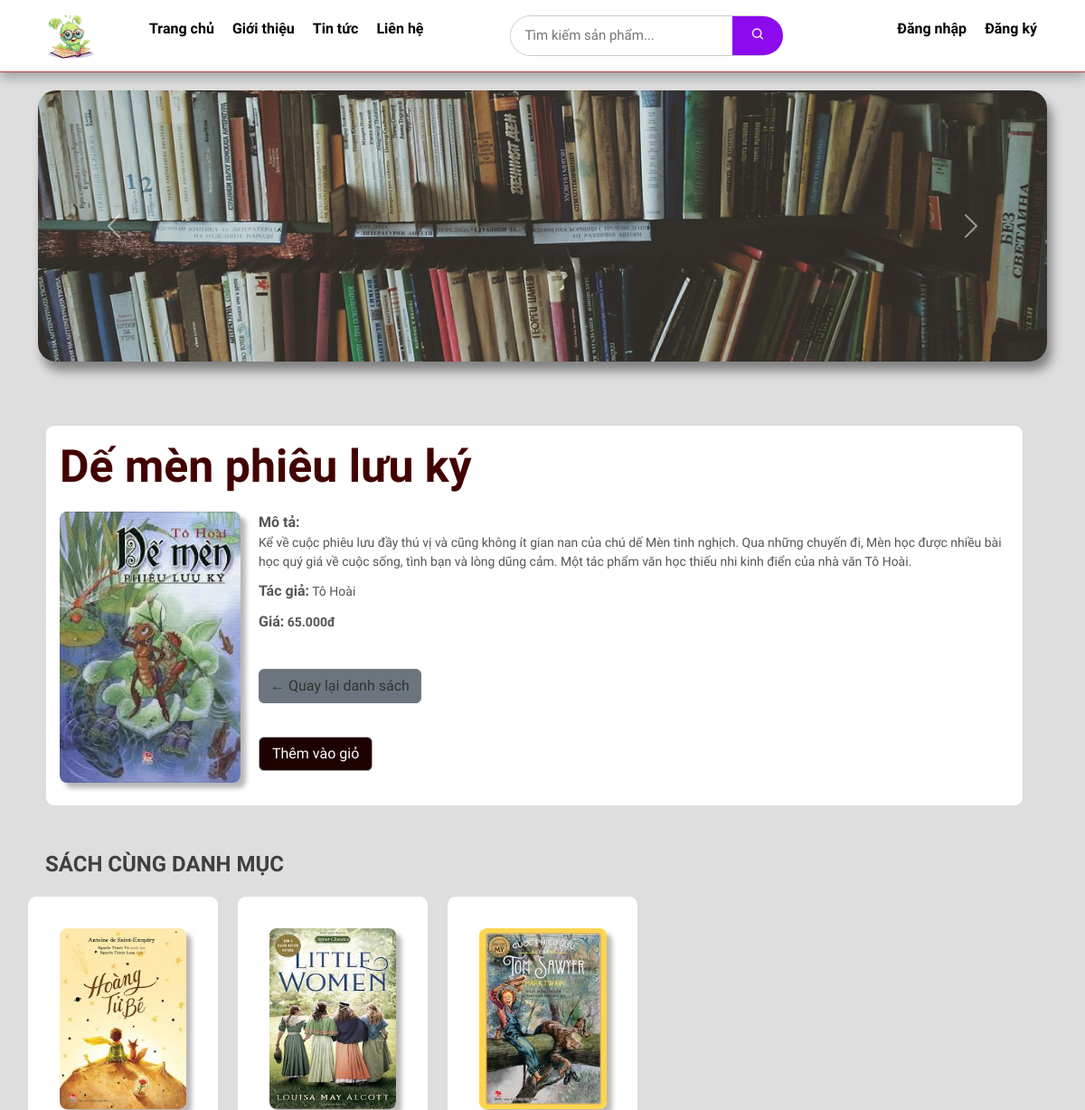
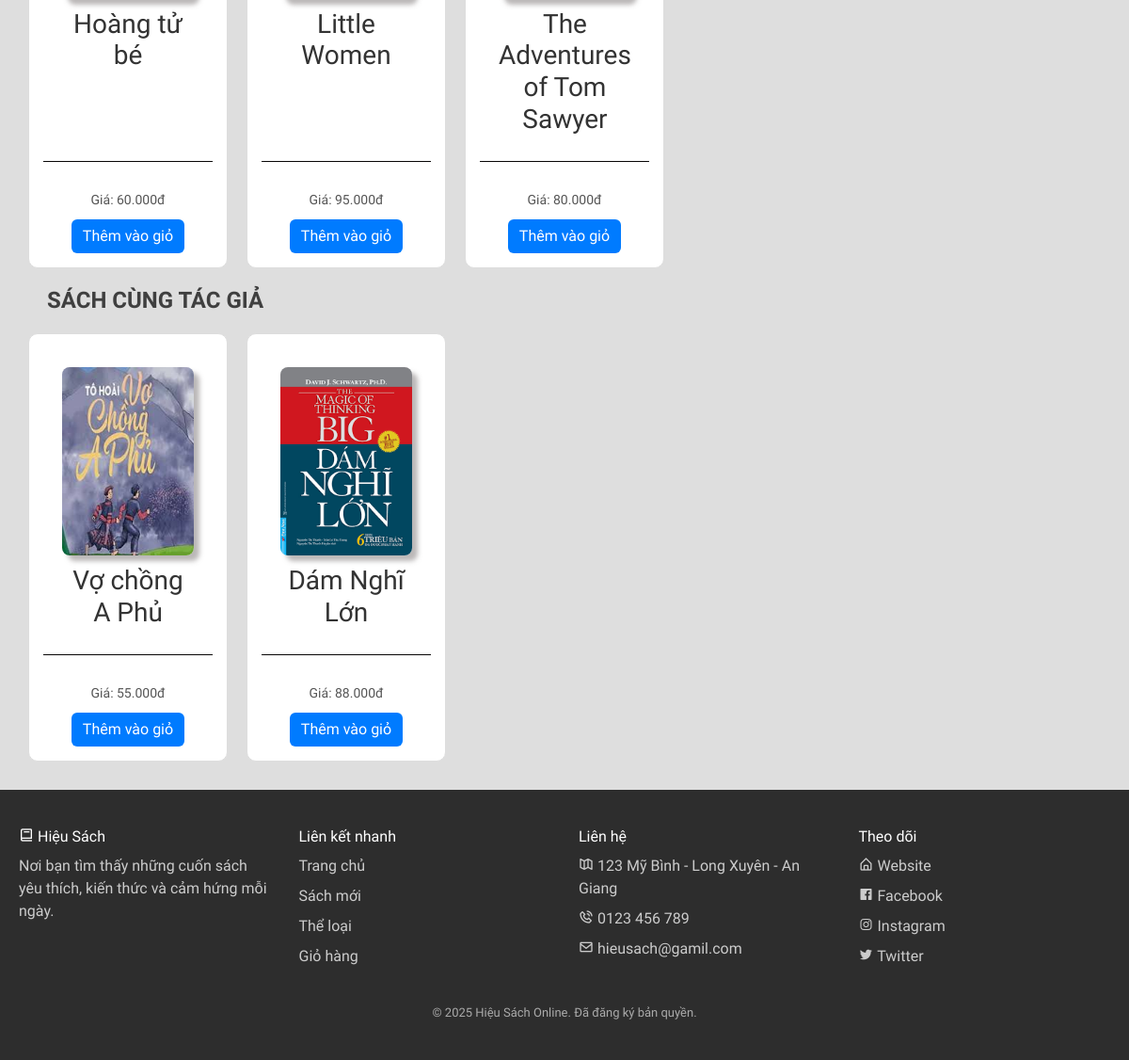
Page /index.php?id=S0002 on the committed database (2 pictures, top to bottom).
### tables this page shows
CREATE TABLE SACH (
	MASACH			VARCHAR(10) PRIMARY KEY,
	TENSACH			VARCHAR(255),
	GIAGOC			DOUBLE,
	KHUYENMAI		DOUBLE DEFAULT 0,
	SOLUONGTON		INT,
	ANHBIA			VARCHAR(255),
	NOIDUNG			VARCHAR(255),
	MATHELOAI		VARCHAR(10),
	MANXB			VARCHAR(10),
	MATACGIA		VARCHAR(10),
	FOREIGN KEY (MATHELOAI) REFERENCES THELOAI(MATHELOAI),
	FOREIGN KEY (MANXB) REFERENCES NHAXUATBAN(MANXB),
	FOREIGN KEY (MATACGIA) REFERENCES TACGIA(MATACGIA)
);

CREATE TABLE TACGIA (
	MATACGIA		VARCHAR(10) PRIMARY KEY,
	TENTACGIA		VARCHAR(50)
);

### dbprocess.php (called while the page is built, shortened)
<?php
    include_once("config.php");
    function executePreparedSingleResult($sql) {
        global $conn;
        $result = mysqli_query($conn, $sql);
        $row = mysqli_fetch_array($result);
        return $row;
    }
    function executeResults($sql) {
        global $conn;
        $result = mysqli_query($conn, $sql);
        $data = [];
        while ($row = mysqli_fetch_array($result)) {
            $data[] = $row;
        }
        return $data;
    }
?>

### page/detail_book.php (the view, shortened to what this page needs)
<div class="layout">
  <div class="center book-detail">
    <div class="book-top">
        <div class="book-box">
            <?php
                include_once('dbprocess.php');
                if (isset($_GET['id'])) {
                    $id = $_GET['id'];
                    $sql = "SELECT * FROM SACH S JOIN TACGIA TG ON S.MATACGIA = TG.MATACGIA WHERE MASACH = '$id'";
                    $book = executePreparedSingleResult($sql);
                    if ($book != null) {
                        echo '<div class="book-preview">';
                            echo '<h2>' . $book['TENSACH'] . '</h2>';
                            echo '<img src="' . $book['ANHBIA'] . '">';
                            echo '<p><strong>Mô tả:</strong><br>' . nl2br($book['NOIDUNG']) . '</p>';
                            echo '<p><strong>Tác giả:</strong> ' . $book['TENTACGIA'] . '</p>';
                            echo '<div class="price"><p><strong>Giá:</strong> ' . number_format($book['GIAGOC'], 0, ',', '.') . 'đ</p></div>';
                            echo '<a href="index.php" class="btn btn-secondary mt-3">← Quay lại danh sách</a>';
                            echo '<div class="detail-buttons">';
                                echo '<form action="page/cart_update.php" method="post">';
                                    echo '<button type="submit" class="add-to-cart">Thêm vào giỏ</button>';
                                echo '</form>';
                            echo '</div>';
                        echo '</div>';
                    } else {
                        echo '<p>Không tìm thấy sách.</p>';
                    }
                }
            ?>
        </div>
    </div>
    <h3 class="section-title">SÁCH CÙNG DANH MỤC</h3>
    <div class="book-grid">
        <?php
           $sql = "SELECT S.MATHELOAI FROM SACH S JOIN THELOAI TL ON S.MATHELOAI = TL.MATHELOAI WHERE MASACH = '$id'";
            $cate = executePreparedSingleResult($sql);
            $matheloai = $cate['MATHELOAI'];
            $sql = "SELECT * FROM SACH WHERE MATHELOAI = '$matheloai' AND MASACH != '$id' LIMIT 5";
            $result = executeResults($sql);
            if ($result == null) {
                echo '<p>Không tìm thấy sách.</p>';
            }
            else {
                foreach ($result as $item) {
                echo '<div class="book-box">';
                    echo '<div class="book-top">';
                        echo '<a href="index.php?id=' . $item['MASACH'] . '">';
                            echo '<img src="' . $item['ANHBIA'] . '" alt="' . $item['TENSACH'] . '">';
                            echo '<h3>' . $item['TENSACH'] . '</h3>';
                        echo '</a>';
                    echo '</div>';
                    echo '<div class="book-bottom">';
                        echo '<p>Giá: ' . number_format($item['GIAGOC'], 0, ',', '.') . 'đ</p>';
                        echo '<form action="page/cart_update.php" method="post">';
                            echo '<button type="submit" class="add-to-cart">Thêm vào giỏ</button>';
                        echo '</form>';
                    echo '</div>';
                echo '</div>';
                }
            }
        ?>
    </div>
    <h3 class="section-title">SÁCH CÙNG TÁC GIẢ</h3>
    <div class="book-grid">
      <?php
           $sql = "SELECT S.MATACGIA FROM SACH S JOIN TACGIA TG ON S.MATACGIA = TG.MATACGIA WHERE MASACH = '$id'";
            $authur = executePreparedSingleResult($sql);
            $matheloai = $authur['MATACGIA'];
            $sql = "SELECT * FROM SACH WHERE MATACGIA = '$matheloai' AND MASACH != '$id' LIMIT 5";
            $result = executeResults($sql);
            if ($result == null) {
                echo '<p>Không tìm thấy sách.</p>';
            }
            else {
                foreach ($result as $item) {
                echo '<div class="book-box">';
                    echo '<div class="book-top">';
                        echo '<a href="index.php?id=' . $item['MASACH'] . '">';
                            echo '<img src="' . $item['ANHBIA'] . '" alt="' . $item['TENSACH'] . '">';
                            echo '<h3>' . $item['TENSACH'] . '</h3>';
                        echo '</a>';
                    echo '</div>';
                    echo '<div class="book-bottom">';
                        echo '<p>Giá: ' . number_format($item['GIAGOC'], 0, ',', '.') . 'đ</p>';
                        echo '<form action="page/cart_update.php" method="post">';
                            echo '<button type="submit" class="add-to-cart">Thêm vào giỏ</button>';
                        echo '</form>';
                    echo '</div>';
                echo '</div>';
                }
            }
        ?>
    </div>
  </div>
</div>

### index.php (shortened to what this page needs)
<!DOCTYPE html>
<html lang="vn">
<head>
    <link href='https://unpkg.com/boxicons@2.1.4/css/boxicons.min.css' rel='stylesheet'>
    <link href="https://cdn.jsdelivr.net/npm/bootstrap@5.3.0/dist/css/bootstrap.min.css" rel="stylesheet">
    <link rel="stylesheet" href="style/mystyle.css">
    <link rel="stylesheet" href="style/mainstyle.css">
</head>
<body>
    <header>
        <?php include "page/header.php"; ?>
    </header>
    <main>
        <?php
        $action = isset($_GET['action']) ? $_GET['action'] : '';
        $id = isset($_GET['id']) ? $_GET['id'] : '';
        if (isset($_SESSION["username"]) && $_SESSION["quyen"] == 1) {
            include "page/main_manager.php";
        } elseif ($action == 'register') {
            include "main/register.php";
        } elseif (!empty($id)) {
            include "page/detail_book.php";
        } else {
            include "page/main_user.php";
        }
        ?>
    </main>
    <footer class="footer">
        <?php include "page/footer.php"; ?>
    </footer>
</body>
</html>

### page/header.php (shortened to what this page needs)
<head>
    <link rel="stylesheet" href="style/login.css">
</head>
<div class="header">
    <div class="header-left">
        <img src="img/logo.png" alt="Logo" style="width: 70px; height: 70px;">
        <ul class="menu">
            <li><a href="index.php">Trang chủ</a></li>
            <li><a href="#">Giới thiệu</a></li>
            <li><a href="#">Tin tức</a></li>
            <li><a href="#">Liên hệ</a></li>
        </ul>
    </div>
    <div class="search-box">
        <input type="text" title="Nhập tên sách" placeholder="Tìm kiếm sản phẩm..." id="searchInput">
        <button type="button" id="searchBtn" class="btn_search"><i class='bx bx-search'></i></button>
    </div>
    <div class="header-right">
        <div class="user">
            <ul class="menu-user">
                <?php
                    if (isset($_SESSION['username'])) {
                        if(isset($_SESSION['quyen']) && $_SESSION['quyen'] == 1)
                        {
                            echo "<li><a href='main/profile.php'>Admin</a></li>";
                            echo "<li><a href='main/logout.php'>Đăng xuất</a></li>";
                        }else{
                            echo "<li><a href='main/profile.php'>Khách hàng</a></li>";
                            echo "<li><a href='main/logout.php'>Đăng xuất</a></li>";
                        }
                    } else {
                        echo "<li><a href='#' onclick='loadLoginForm()'>Đăng nhập</a></li>";
                        echo "<li><a href='index.php?action=register'>Đăng ký</a></li>";
                    }
                ?>
            </ul>
        </div>
    </div>
</div>
<div class="banner">
        <div id="bannerCarousel" class="carousel slide" data-bs-ride="carousel">
        <div class="carousel-inner">
            <div class="carousel-item active" data-bs-interval="3000">
                <img src="img/banner1.jpg" alt="Banner 1">
            </div>
        </div>
        <button class="carousel-control-prev" type="button" data-bs-target="#bannerCarousel" data-bs-slide="prev">
            <span class="carousel-control-prev-icon"></span>
        </button>
        <button class="carousel-control-next" type="button" data-bs-target="#bannerCarousel" data-bs-slide="next">
            <span class="carousel-control-next-icon"></span>
        </button>
</div>

### page/footer.php
<div class="footer-container">
  <div class="footer-column">
    <h3><i class='bx bx-book'></i> Hiệu Sách</h3>
    <p>Nơi bạn tìm thấy những cuốn sách yêu thích, kiến thức và cảm hứng mỗi ngày.</p>
  </div>
  <div class="footer-column">
    <h3>Liên kết nhanh</h3>
    <a href="index.php">Trang chủ</a>
    <a href="#">Sách mới</a>
    <a href="#">Thể loại</a>
    <a href="#">Giỏ hàng</a>
  </div>
  <div class="footer-column">
    <h3>Liên hệ</h3>
    <p><i class='bx bx-map-alt'></i> 123 Mỹ Bình - Long Xuyên - An Giang</p>
    <p><i class='bx bx-phone-call'></i> 0123 456 789</p>
    <p><a href="mailto:example@example.com"><i class='bx bx-envelope' ></i> hieusach@gamil.com</a></p>
  </div>
  <div class="footer-column">
    <h3>Theo dõi</h3>
    <a href="index.php"><i class='bx bx-home-alt'></i> Website</a>
    <a href="#"><i class='bx bxl-facebook-square'></i> Facebook</a>
    <a href="#"><i class='bx bxl-instagram'></i> Instagram</a>
    <a href="#"><i class='bx bxl-twitter' ></i> Twitter</a>
  </div>
</div>
<div class="footer-bottom">
  © 2025 Hiệu Sách Online. Đã đăng ký bản quyền.
</div>

### style/mystyle.css (style rules this page uses)
* { margin: 0; padding: 0; box-sizing: border-box; font-family: "Sansation", sans-serif; font-size: 16px; }
body { background-color: #dedede; color: #333333ed; }
.header { width: 100%; height: 80px; background-color: #ffffff; border-bottom: 1px solid #bd4343; box-shadow: 0 5px 12px rgba(0, 0, 0, 0.3); position: relative; z-index: 10; display: flex; justify-content: space-around; align-items: center; }
.header-left { display: flex; align-items: center; }
.menu { list-style: none; display: flex; margin-left: 10px; }
.menu li { margin: 0 10px; }
.menu a { text-decoration: none; color: black; font-weight: bold; transition: color 0.3s; }
.search-box { display: flex; width: 300px; border-radius: 50px; border: 1px solid #ccc; position: relative; z-index: 1; }
.search-box input { flex: 1; padding: 10px 15px; border: none; border-radius: 50px 0 0 50px; outline: none; }
.search-box button { background-color: #8c0bee; border: none; padding: 0 20px; border-radius: 0 50px 50px 0; color: white; cursor: pointer; }
.header-right { display: flex; align-items: center; }
.menu-user { list-style: none; display: flex; }
.menu-user li { margin: 0 10px; }
.menu-user a { text-decoration: none; color: black; font-weight: bold; transition: color 0.3s; }
.banner { margin: 20px auto; width: 93%; border-radius: 20px; box-shadow: 5px 10px 12px gray; z-index: 3; }
.banner img { width: 100%; height: 300px; object-fit: cover; border-radius: 20px; }
.footer { background-color: #2d2d2d; color: #eee; padding: 40px 20px; font-family: sans-serif; font-size: 14px; }
.footer-container { width: 100%; margin: auto; display: flex; flex-wrap: wrap; justify-content: space-around; gap: 30px; }
.footer-column { flex: 1 1 200px; min-width: 200px; }
.footer-column h3 { font-size: 16px; margin-bottom: 10px; color: #fff; }
.footer-column p, .footer-column a, .footer-column li { color: #ccc; text-decoration: none; list-style: none; margin-bottom: 8px; display: block; }
.footer-bottom { text-align: center; color: #aaa; margin-top: 30px; font-size: 13px; }

### style/mainstyle.css (style rules this page uses)
.layout { display: flex; gap: 20px; padding: 30px; max-width: 1200px; margin: auto; box-sizing: border-box; align-items: flex-start; }
.layout .center { flex: 1 1 80%; }
.book-grid { display: grid; grid-template-columns: repeat(auto-fill, minmax(180px, 1fr)); gap: 20px; margin-top: 20px; }
.book-box { background-color: #fff; border: 1px solid #ddd; border-radius: 10px; padding: 15px; text-align: center; transition: box-shadow 0.3s; display: flex; flex-direction: column; }
.book-top a { text-decoration: none; color: #333; }
.book-box .book-top { flex: 1 1 90%; height: 90%; border-bottom: 1px solid #080606; text-align: center; }
.book-box .book-bottom { flex: 0 0 10%; text-align: center; }
.book-box img { width: 100%; height: 200px; object-fit: fill; border-radius: 8px; margin-bottom: 10px; box-shadow: 6px 6px 5px rgba(120, 114, 114, 0.5); }
.book-box p { font-size: 14px; color: #555; margin-bottom: 10px; }
.book-box button { padding: 6px 12px; background-color: #007bff; color: white; border: none; border-radius: 6px; cursor: pointer; }
.book-detail .book-top { display: flex; gap: 30px; margin-bottom: 30px; padding: 20px; }
.book-detail .section-title { font-size: 24px; font-weight: bold; margin: 20px; }
.book-preview { margin: auto; width: 1050px; text-align: left; font-size: 50px; }
.book-preview h2 { font-size: 50px; margin-bottom: 20px; font-weight: 900; color: #430202; }
.book-preview img { float: left; width: 200px; height: 300px; object-fit: cover; border-radius: 8px; margin-right: 20px; box-shadow: 6px 6px 5px rgba(120, 114, 114, 0.5); }
.book-preview .price { font-size: 22px; color: red; font-weight: bold; margin: 10px 0; }
.detail-buttons { margin-top: 30px; }
.detail-buttons button { padding: 6px 14px; margin-right: 10px; border: 1px solid #aaa; background: #1e0101; cursor: pointer; border-radius: 6px; }

### style/login.css (style rules this page uses)
* { margin: 0; padding: 0; box-sizing: border-box; font-family: "Sansation", sans-serif; font-size: 12pt; }

### rows in the picture
sach: TENSACH "Dế mèn phiêu lưu ký", ANHBIA (picture), NOIDUNG "Kể về cuộc phiêu lưu đầy thú vị và cũng không ít gian nan của chú dế Mèn tinh nghịch. Qua những chuyến đi, Mèn học được nhiều bài học quý giá về cuộc sống, tình bạn và lòng dũng cảm. Một tác phẩm văn học thiếu nhi kinh điển của nhà văn Tô Hoài.", MATACGIA.TENTACGIA "Tô Hoài", GIAGOC "65.000"
sach: ANHBIA (picture), TENSACH "Hoàng tử bé", GIAGOC "60.000"
sach: ANHBIA (picture), TENSACH "Little Women", GIAGOC "95.000"
sach: ANHBIA (picture), TENSACH "The Adventures of Tom Sawyer", GIAGOC "80.000"
sach: ANHBIA (picture), TENSACH "Vợ chồng A Phủ", GIAGOC "55.000"
sach: ANHBIA (picture), TENSACH "Dám Nghĩ Lớn", GIAGOC "88.000"
